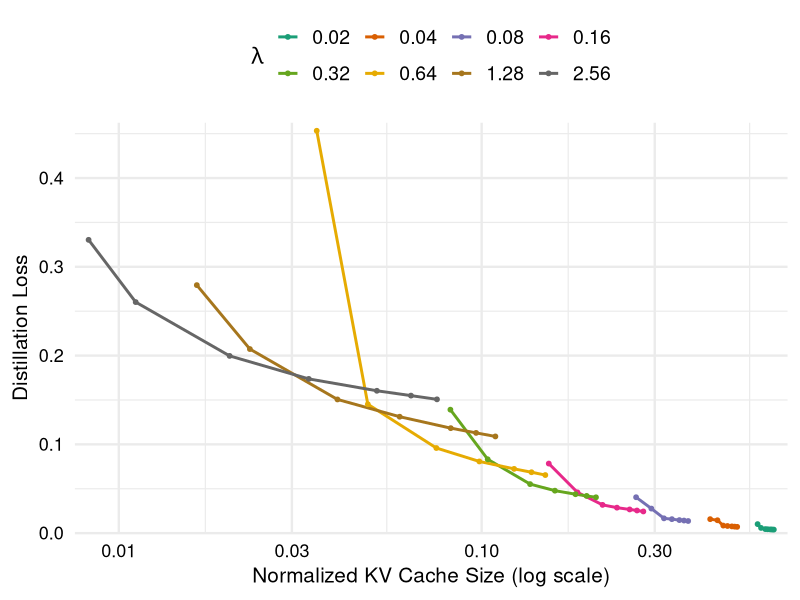

The R source for this figure:
library(tidyverse)

data <- read_csv("data/threshold.csv") %>%
  arrange(lambda, threshold) %>%
  mutate(lambda = factor(lambda, levels = sort(unique(lambda))))

fig <- ggplot(data, aes(x = kv_size, y = distill_loss, colour = lambda)) +
  geom_line(linewidth = 1) +
  geom_point(size = 1.3) +
  scale_colour_brewer(palette = "Dark2") +
  scale_x_log10(
    breaks = scales::log_breaks(n = 6),
    expand = expansion(mult = c(0.02, 0.02))
  ) +
  scale_y_continuous(
    breaks = scales::pretty_breaks(n = 6),
    expand = expansion(mult = c(0, 0.02))
  ) +
  guides(
    colour = guide_legend(nrow = 2, byrow = TRUE)
  ) +
  labs(
    x = "Normalized KV Cache Size (log scale)",
    y = "Distillation Loss",
    colour = expression(lambda)
  ) +
  coord_cartesian(ylim = c(0, NA), clip = "off") +
  theme_minimal(base_size = 18) +
  theme(
    legend.position = "top",
    legend.title = element_text(size = 16),
    legend.text = element_text(size = 14),
    axis.text.x = element_text(size = 13, colour = "black"),
    axis.text.y = element_text(size = 13, colour = "black"),
    axis.title.x = element_text(size = 15),
    axis.title.y = element_text(size = 15),
  )

ggsave("threshold.pdf", fig, width = 5, height = 4.0, units = "in")
